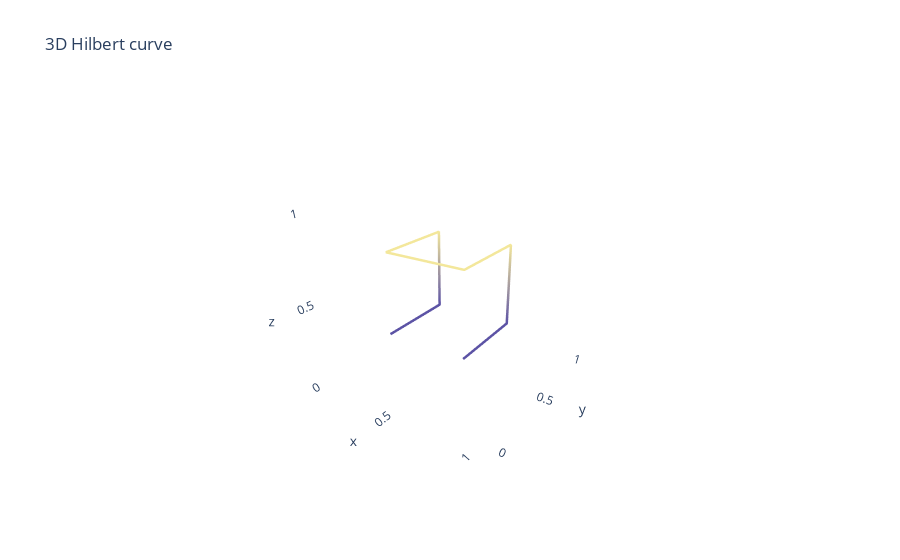

Notebook source saved alongside this figure:
### Code cell
draw_curve(2, 1)

### Figure 1 — Plotly figure (JSON) as saved in the notebook; plotly's stock layout.template omitted (floating-point values rounded to 4 significant figures)
{"data": [{"line": {"color": [0.25, 0.25, 0.75, 0.75, 0.75, 0.75, 0.25, 0.25], "colorscale": [[0, "rgb(92, 83, 165)"], [0.1667, "rgb(160, 89, 160)"], [0.3333, "rgb(206, 102, 147)"], [0.5, "rgb(235, 127, 134)"], [0.6667, "rgb(248, 160, 126)"], [0.8333, "rgb(250, 196, 132)"], [1, "rgb(243, 231, 155)"]], "width": 5}, "marker": {"color": [0.25, 0.25, 0.25, 0.25, 0.75, 0.75, 0.75, 0.75], "size": 7}, "mode": "lines", "name": "Hilbert Curve Level: 1", "text": ["A", "B", "C", "D", "E", "F", "G", "H"], "type": "scatter3d", "visible": true, "x": [0.25, 0.25, 0.25, 0.25, 0.75, 0.75, 0.75, 0.75], "y": [0.25, 0.75, 0.75, 0.25, 0.25, 0.75, 0.75, 0.25], "z": [0.25, 0.25, 0.75, 0.75, 0.75, 0.75, 0.25, 0.25]}], "layout": {"autosize": true, "plot_bgcolor": "white", "scene": {"aspectmode": "auto", "aspectratio": {"x": 1, "y": 1, "z": 1}, "camera": {"center": {"x": 0, "y": 0, "z": 0}, "eye": {"x": 1.353, "y": -2.03, "z": 1.015}, "projection": {"type": "perspective"}, "up": {"x": 0, "y": 0, "z": 1}}, "xaxis": {"range": [0, 1], "showbackground": false, "showspikes": false, "type": "linear"}, "yaxis": {"range": [0, 1], "showbackground": false, "showspikes": false, "type": "linear"}, "zaxis": {"range": [0, 1], "showbackground": false, "showspikes": false, "type": "linear"}}, "title": {"text": "3D Hilbert curve"}}}
